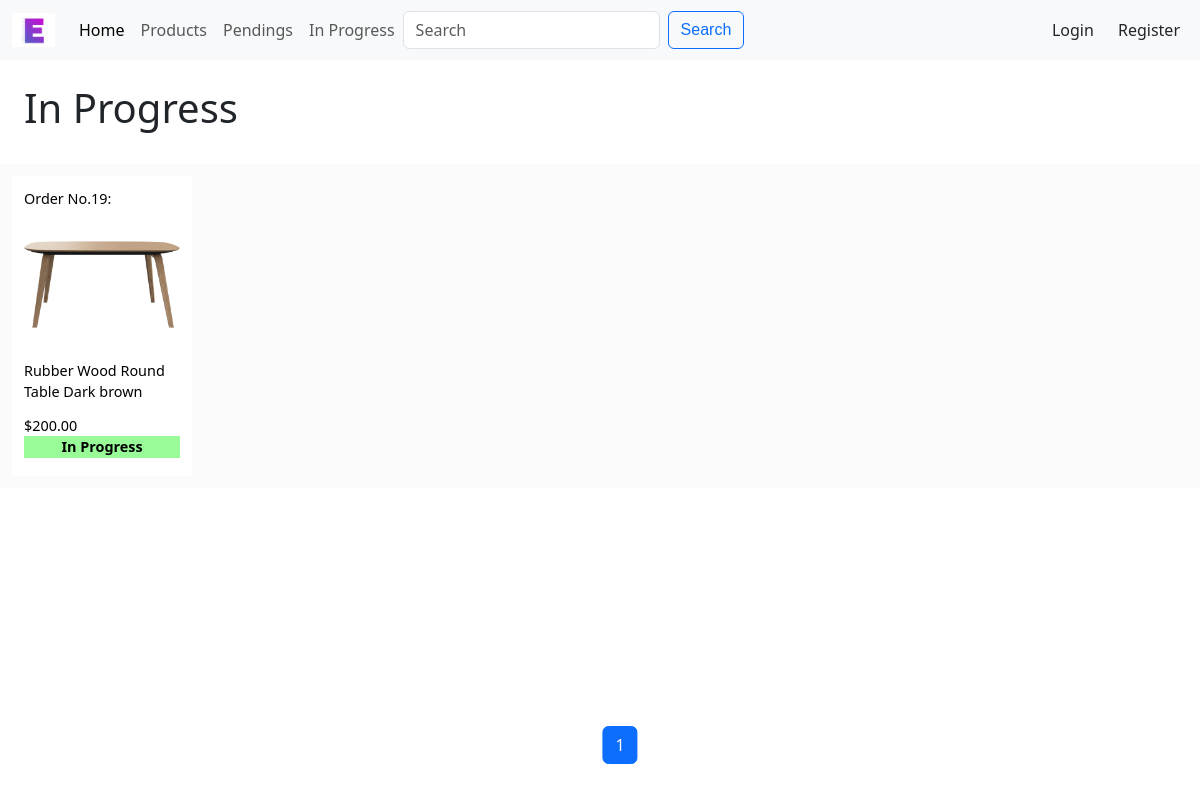
Before: /inprogess with the older database file.
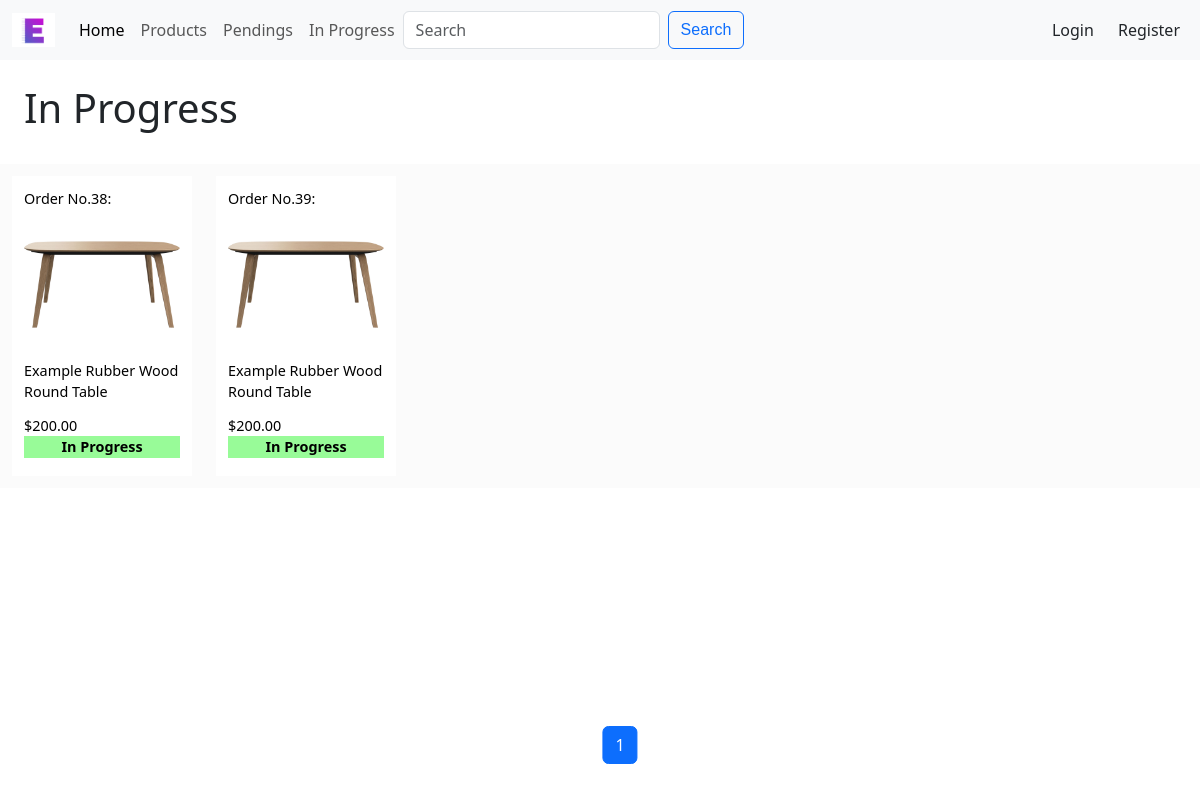
After: the same page with the newer database file.
### esb/models.py (models this page shows, shortened)
class PurchaseOrder(models.Model):
    product = models.ForeignKey(
        Product, on_delete=models.CASCADE, related_name="order_product"
    )
    date_time = models.DateTimeField(null=True)
    target_quantity = models.IntegerField()
    @property
    def reach_target(self):
        total_quantity = sum(
            [purchase.quantity for purchase in self.customer_purchases.all()]
        )
        return total_quantity >= self.target_quantity

class Product(models.Model):
    title = models.CharField(max_length=100)
    description = models.TextField(max_length=1000)
    category = models.ForeignKey(
        Category,
        on_delete=models.SET_NULL,
        blank=True,
        null=True,
        related_name="categories",
    )
    price = models.DecimalField(max_digits=10, decimal_places=2)
    active = models.BooleanField(default=False)
    img = models.ImageField(upload_to="esb/static/esb/image")
    class Meta:
        ordering = ["-active", "id"]

### esb/views.py (the view)
# urls.py: path("inprogess", views.inprogress_page, name="inprogress"),
def inprogress_page(request):
    p_order = PurchaseOrder.objects.filter(date_time__gt=timezone.now())
    in_progress = [order for order in p_order if order.reach_target]
    paginator = Paginator(in_progress, 18)
    page_number = request.GET.get("page")
    page_obj = paginator.get_page(page_number)
    prev_prev_page_number = page_obj.number - 2
    if page_obj.number + 2 in page_obj.paginator.page_range:
        next_next_page_number = page_obj.number + 2
    else:
        next_next_page_number = None
    return render(
        request,
        "esb/inprogress.html",
        {
            "page_obj": page_obj,
            "next_next_page_number": next_next_page_number,
            "prev_prev_page_number": prev_prev_page_number,
        },
    )

### esb/templates/esb/inprogress.html
{% extends 'esb/layout.html' %}
{% block body %}
<h1 class="padding1">In Progress</h1>
<div id="pendings-view">
    {% for p in page_obj %}
    <a class="pending-view" href="{% url 'order_page' p.id %}">
        <div>Order No.{{ p.id}}: </div>
        <div class="div-preview-img">
            {% if p.product.img %}
                <img src="{{ p.product.img }}" alt="{{ p.product.title }}">
            {% else %}
                No Image.
            {% endif %}
        </div>
        <div class="div-preview-title">
            {{ p.product.title }}
        </div>
        <div>
            ${{ p.product.price }}
        </div>
        <p id="order-status" style="background-color: rgba(121, 250, 121, 0.767);">In Progress</p>
    </a>
    {% endfor %}
</div>
{% block pagination %}
    {% include 'esb/pagination.html' %}
{% endblock %}
{% endblock %}

Changed rows visible on the page:
no longer on this page (row unchanged): PurchaseOrder: id "19", product.img (picture), product "Rubber Wood Round Table Dark brown", product.price "200.00"
added PurchaseOrder: id "38", product.img (picture), product "Example Rubber Wood Round Table", product.price "200.00"
added PurchaseOrder: id "39", product.img (picture), product "Example Rubber Wood Round Table", product.price "200.00"
